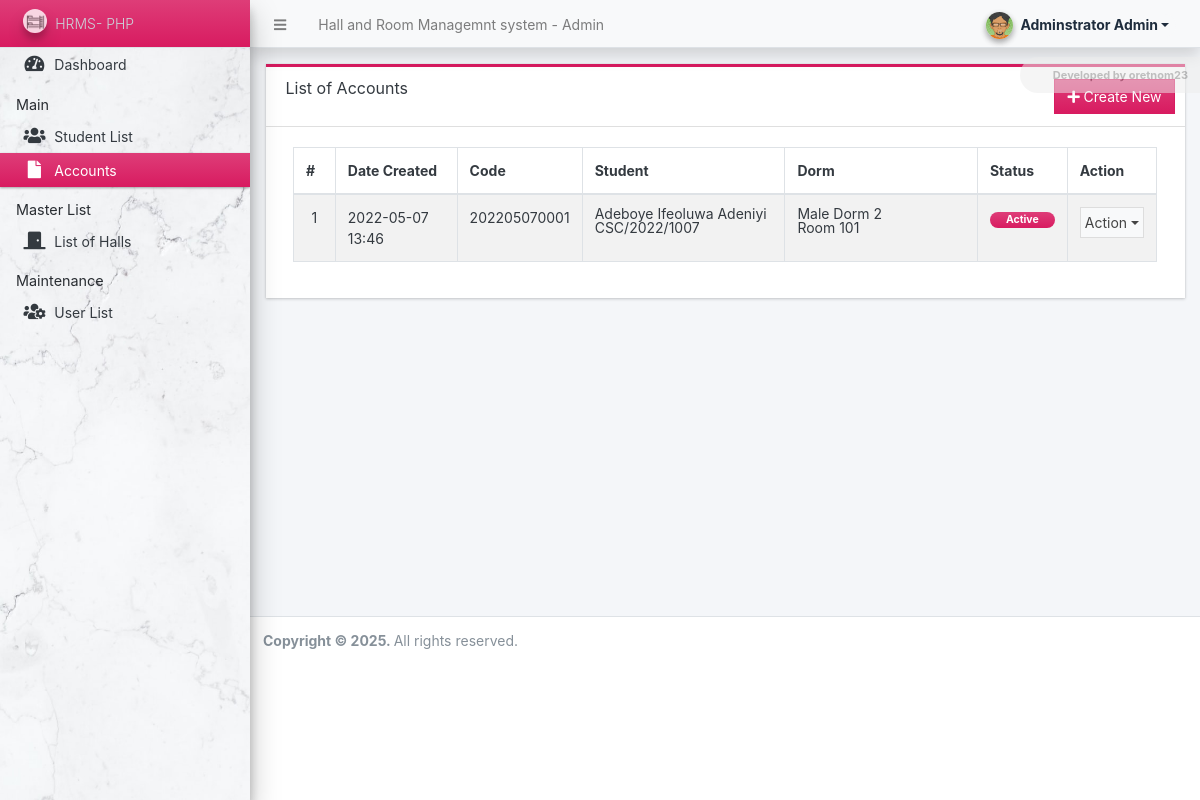
/admin/?page=accounts (signed in), run on the app's committed database.
### tables this page shows
CREATE TABLE `account_list` (
  `id` int(30) NOT NULL,
  `code` varchar(100) NOT NULL,
  `student_id` int(30) NOT NULL,
  `room_id` int(30) NOT NULL,
  `rate` float(12,2) NOT NULL DEFAULT 0.00,
  `status` tinyint(1) NOT NULL DEFAULT 1,
  `delete_flag` tinyint(1) NOT NULL DEFAULT 0,
  `date_created` datetime NOT NULL DEFAULT current_timestamp(),
  `date_updated` datetime NOT NULL DEFAULT current_timestamp() ON UPDATE current_timestamp()
);

CREATE TABLE `student_list` (
  `id` int(30) NOT NULL,
  `code` varchar(100) NOT NULL,
  `firstname` text NOT NULL,
  `middlename` text DEFAULT NULL,
  `lastname` text NOT NULL,
  `department` text NOT NULL,
  `course` text NOT NULL,
  `gender` varchar(20) NOT NULL,
  `contact` text NOT NULL,
  `email` text NOT NULL,
  `address` text NOT NULL,
  `emergency_name` text NOT NULL,
  `emergency_contact` text NOT NULL,
  `emergency_address` text NOT NULL,
  `emergency_relation` text NOT NULL,
  `status` tinyint(1) NOT NULL DEFAULT 1,
  `delete_flag` tinyint(1) NOT NULL DEFAULT 0,
  `date_created` datetime NOT NULL DEFAULT current_timestamp(),
  `date_updated` datetime NOT NULL DEFAULT current_timestamp() ON UPDATE current_timestamp(),
  `password` varchar(500) DEFAULT NULL
);

CREATE TABLE `dorm_list` (
  `id` int(30) NOT NULL,
  `name` text NOT NULL,
  `status` tinyint(1) NOT NULL DEFAULT 1,
  `delete_flag` tinyint(1) NOT NULL DEFAULT 0,
  `date_created` datetime NOT NULL DEFAULT current_timestamp(),
  `date_updated` datetime NOT NULL DEFAULT current_timestamp() ON UPDATE current_timestamp()
);

CREATE TABLE `room_list` (
  `id` int(30) NOT NULL,
  `dorm_id` int(30) NOT NULL,
  `name` text NOT NULL,
  `slots` int(10) NOT NULL DEFAULT 0,
  `price` float(12,2) NOT NULL DEFAULT 0.00,
  `status` tinyint(1) NOT NULL DEFAULT 1,
  `delete_flag` tinyint(1) NOT NULL DEFAULT 0,
  `date_created` datetime NOT NULL DEFAULT current_timestamp(),
  `date_updated` datetime NOT NULL DEFAULT current_timestamp() ON UPDATE current_timestamp()
);

### admin/accounts/index.php (the view, shortened to what this page needs)
<div class="card card-outline rounded-0 card-maroon">
	<div class="card-header">
		<h3 class="card-title">List of Accounts</h3>
		<div class="card-tools">
			<a href="./?page=accounts/manage_account" id="create_new" class="btn btn-flat btn-primary"><span class="fas fa-plus"></span>  Create New</a>
		</div>
	</div>
	<div class="card-body">
        <div class="container-fluid">
			<table class="table table-hover table-striped table-bordered" id="list">
				<colgroup>
					<col width="5%">
					<col width="15%">
					<col width="10%">
					<col width="25%">
					<col width="25%">
					<col width="10%">
					<col width="10%">
				</colgroup>
				<thead>
					<tr>
						<th>#</th>
						<th>Date Created</th>
						<th>Code</th>
						<th>Student</th>
						<th>Dorm</th>
						<th>Status</th>
						<th>Action</th>
					</tr>
				</thead>
				<tbody>
					<?php
					$i = 1;
						$qry = $conn->query("SELECT a.*, s.code as student_code, concat(s.firstname, ' ', coalesce(concat(s.middlename,' '), ''), s.lastname) as `student`, d.name as dorm, r.name as `room` FROM `account_list` a inner join student_list s on a.student_id = s.id inner join `room_list` r on a.room_id = r.id inner join `dorm_list` d on r.dorm_id = d.id where a.delete_flag = 0 order by a.status desc, student asc");
						while($row = $qry->fetch_assoc()):
					?>
						<tr>
							<td class="text-center"><?php echo $i++; ?></td>
							<td><?php echo date("Y-m-d H:i",strtotime($row['date_created'])) ?></td>
							<td><?php echo $row['code'] ?></td>
							<td>
								<div style="line-height:1em">
									<div><?= $row['student'] ?></div>
									<div><?= $row['student_code'] ?></div>
								</div>
							</td>
							<td>
								<div style="line-height:1em">
									<div><?= $row['dorm'] ?></div>
									<div><?= $row['room'] ?></div>
								</div>
							</td>
							<td class="text-center">
								<?php if($row['status'] == 1): ?>
                                    <span class="badge badge-maroon bg-gradient-maroon px-3 rounded-pill">Active</span>
                                <?php else: ?>
                                    <span class="badge badge-light bg-gradient-light border text-dark px-3 rounded-pill">Inactive</span>
                                <?php endif; ?>
                            </td>
							<td align="center">
								 <button type="button" class="btn btn-flat p-1 btn-default btn-sm dropdown-toggle dropdown-icon" data-toggle="dropdown">
				                  		Action
				                  </button>
							</td>
						</tr>
					<?php endwhile; ?>
				</tbody>
			</table>
		</div>
	</div>
</div>

### data on the page
account_list: date_created "2022-05-07 13:46", code "202205070001", student "Adeboye Ifeoluwa Adeniyi", student.code "CSC/2022/1007", dorm_list.name "Male Dorm 2", room.name "Room 101", status "Active"

### other printed values
$_settings->info('name') "Hall and Room Managemnt system"
$_settings->userdata('firstname').' '.$_settings->userdata('lastname') "Adminstrator Admin"
$_settings->info('short_name') "HRMS- PHP"
